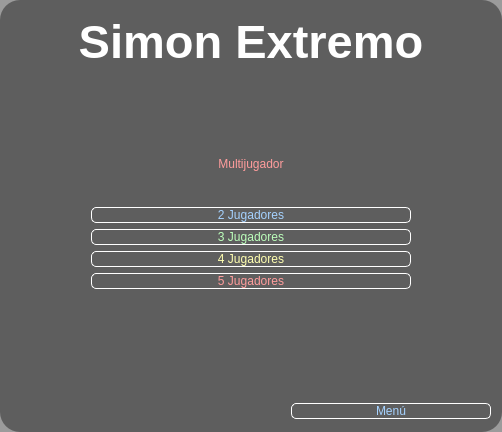
              <widget class="QWidget" name="jugadores">
               <property name="styleSheet">
                <string notr="true">QWidget {
	background-color: rgba(0, 0, 0, 100); 
	border-radius:20px;
}

QPushButton {
	font: 87 20pt &quot;Txt&quot;;
	background-color: #000000ff;
	border-radius: 5px;
	border: 1px solid white;
}

QPushButton:hover {
	background-color: black;
}</string>
               </property>
               <layout class="QVBoxLayout" name="verticalLayout_10">
                <item>
                 <widget class="QLabel" name="label_19">
                  <property name="minimumSize">
                   <size>
                    <width>480</width>
                    <height>60</height>
                   </size>
                  </property>
                  <property name="maximumSize">
                   <size>
                    <width>16777215</width>
                    <height>60</height>
                   </size>
                  </property>
                  <property name="font">
                   <font>
                    <family>MS Sans Serif</family>
                    <pointsize>35</pointsize>
                    <italic>false</italic>
                    <bold>true</bold>
                   </font>
                  </property>
                  <property name="layoutDirection">
                   <enum>Qt::RightToLeft</enum>
                  </property>
                  <property name="styleSheet">
                   <string notr="true">font: 700 35pt &quot;MS Sans Serif&quot;;
color: rgb(255, 255, 255);
background-color: #000000ff;
</string>
                  </property>
                  <property name="text">
                   <string>Simon Extremo</string>
                  </property>
                  <property name="alignment">
                   <set>Qt::AlignCenter</set>
                  </property>
                 </widget>
                </item>
                <item>
                 <spacer name="verticalSpacer_6">
                  <property name="orientation">
                   <enum>Qt::Vertical</enum>
                  </property>
                  <property name="sizeType">
                   <enum>QSizePolicy::Fixed</enum>
                  </property>
                  <property name="sizeHint" stdset="0">
                   <size>
                    <width>20</width>
                    <height>80</height>
                   </size>
                  </property>
                 </spacer>
                </item>
                <item>
                 <widget class="QLabel" name="label_18">
                  <property name="maximumSize">
                   <size>
                    <width>16777215</width>
                    <height>40</height>
                   </size>
                  </property>
                  <property name="styleSheet">
                   <string notr="true">font: 87 20pt &quot;Txt&quot;;
color: rgb(255, 156, 156);
background-color: #000000ff;

	</string>
                  </property>
                  <property name="text">
                   <string>Multijugador</string>
                  </property>
                  <property name="alignment">
                   <set>Qt::AlignCenter</set>
                  </property>
                 </widget>
                </item>
                <item>
                 <spacer name="verticalSpacer_5">
                  <property name="orientation">
                   <enum>Qt::Vertical</enum>
                  </property>
                  <property name="sizeType">
                   <enum>QSizePolicy::Fixed</enum>
                  </property>
                  <property name="sizeHint" stdset="0">
                   <size>
                    <width>20</width>
                    <height>30</height>
                   </size>
                  </property>
                 </spacer>
                </item>
                <item>
                 <layout class="QHBoxLayout" name="horizontalLayout_13">
                  <item>
                   <spacer name="horizontalSpacer_23">
                    <property name="orientation">
                     <enum>Qt::Horizontal</enum>
                    </property>
                    <property name="sizeHint" stdset="0">
                     <size>
                      <width>40</width>
                      <height>20</height>
                     </size>
                    </property>
                   </spacer>
                  </item>
                  <item>
                   <layout class="QVBoxLayout" name="verticalLayout_9">
                    <item>
                     <widget class="QPushButton" name="jugadores2">
                      <property name="minimumSize">
                       <size>
                        <width>320</width>
                        <height>0</height>
                       </size>
                      </property>
                      <property name="maximumSize">
                       <size>
                        <width>320</width>
                        <height>16777215</height>
                       </size>
                      </property>
                      <property name="styleSheet">
                       <string notr="true">color: rgb(165, 210, 255);</string>
                      </property>
                      <property name="text">
                       <string>2 Jugadores</string>
                      </property>
                     </widget>
                    </item>
                    <item>
                     <widget class="QPushButton" name="jugadores3">
                      <property name="minimumSize">
                       <size>
                        <width>320</width>
                        <height>0</height>
                       </size>
                      </property>
                      <property name="maximumSize">
                       <size>
                        <width>320</width>
                        <height>16777215</height>
                       </size>
                      </property>
                      <property name="styleSheet">
                       <string notr="true">color: rgb(188, 255, 187);</string>
                      </property>
                      <property name="text">
                       <string>3 Jugadores</string>
                      </property>
                     </widget>
                    </item>
                    <item>
                     <widget class="QPushButton" name="jugadores4">
                      <property name="minimumSize">
                       <size>
                        <width>320</width>
                        <height>0</height>
                       </size>
                      </property>
                      <property name="maximumSize">
                       <size>
                        <width>320</width>
                        <height>16777215</height>
                       </size>
                      </property>
                      <property name="styleSheet">
                       <string notr="true">color: rgb(255, 255, 175)</string>
                      </property>
                      <property name="text">
                       <string>4 Jugadores</string>
                      </property>
                     </widget>
                    </item>
                    <item>
                     <widget class="QPushButton" name="jugadores5">
                      <property name="styleSheet">
                       <string notr="true">color: rgb(255, 156, 156);
border-radius: 5px;
border: 1px solid white;</string>
                      </property>
                      <property name="text">
                       <string>5 Jugadores</string>
                      </property>
                     </widget>
                    </item>
                   </layout>
                  </item>
                  <item>
                   <spacer name="horizontalSpacer_24">
                    <property name="orientation">
                     <enum>Qt::Horizontal</enum>
                    </property>
                    <property name="sizeHint" stdset="0">
                     <size>
                      <width>40</width>
                      <height>20</height>
                     </size>
                    </property>
                   </spacer>
                  </item>
                 </layout>
                </item>
                <item>
                 <spacer name="verticalSpacer_4">
                  <property name="orientation">
                   <enum>Qt::Vertical</enum>
                  </property>
                  <property name="sizeHint" stdset="0">
                   <size>
                    <width>20</width>
                    <height>106</height>
                   </size>
                  </property>
                 </spacer>
                </item>
                <item>
                 <layout class="QHBoxLayout" name="horizontalLayout_14">
                  <item>
                   <spacer name="horizontalSpacer_25">
                    <property name="orientation">
                     <enum>Qt::Horizontal</enum>
                    </property>
                    <property name="sizeHint" stdset="0">
                     <size>
                      <width>40</width>
                      <height>20</height>
                     </size>
                    </property>
                   </spacer>
                  </item>
                  <item>
                   <widget class="QPushButton" name="menu_multi">
                    <property name="minimumSize">
                     <size>
                      <width>200</width>
                      <height>0</height>
                     </size>
                    </property>
                    <property name="maximumSize">
                     <size>
                      <width>200</width>
                      <height>16777215</height>
                     </size>
                    </property>
                    <property name="styleSheet">
                     <string notr="true">color: rgb(165, 210, 255);
border-radius: 5px;
border: 1px solid white;</string>
                    </property>
                    <property name="text">
                     <string>Menú</string>
                    </property>
                   </widget>
                  </item>
                 </layout>
                </item>
               </layout>
              </widget>
